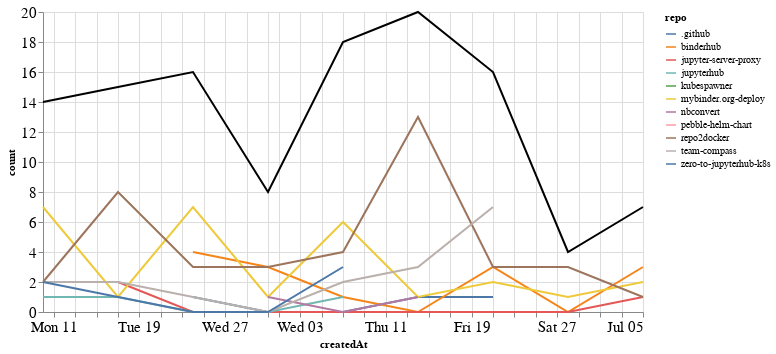

Notebook cell for this chart:
### Markdown cell above
## Comments

### Code cell
comments_time = comments.groupby('repo').resample('W', on='createdAt').count()['author'].reset_index()
comments_time = comments_time.rename(columns={'author': 'count'})
comments_time_total = comments_time.groupby('createdAt').agg({"count": "sum"}).reset_index()
ch1 = alt.Chart(comments_time, width=600).mark_line().encode(
    x='createdAt',
    y='count',
    color='repo',
    tooltip="repo"
)

ch2 = alt.Chart(comments_time_total, width=600).mark_line(color="black").encode(
    x='createdAt',
    y='count',
)

ch1 + ch2

### Figure 1 — Vega-Lite specification as saved in the notebook (floating-point values rounded to 4 significant figures)
{"config": {"axisLeft": {"labelFontSize": 15}, "axisBottom": {"labelFontSize": 15}}, "layer": [{"data": {"name": "data-c6f5855dcba28bef47178cb8fb6b5608"}, "mark": "line", "encoding": {"color": {"type": "nominal", "field": "repo"}, "tooltip": {"type": "nominal", "field": "repo"}, "x": {"type": "temporal", "field": "createdAt"}, "y": {"type": "quantitative", "field": "count"}}, "width": 600}, {"data": {"name": "data-f69db79d948b70d7507ad38e26d457d6"}, "mark": {"type": "line", "color": "black"}, "encoding": {"x": {"type": "temporal", "field": "createdAt"}, "y": {"type": "quantitative", "field": "count"}}, "width": 600}], "$schema": "https://vega.github.io/schema/vega-lite/v4.8.1.json", "datasets": {"data-c6f5855dcba28bef47178cb8fb6b5608": [{"repo": ".github", "createdAt": "2020-05-24T00:00:00", "count": 1}, {"repo": ".github", "createdAt": "2020-05-31T00:00:00", "count": 0}, {"repo": ".github", "createdAt": "2020-06-07T00:00:00", "count": 0}, {"repo": ".github", "createdAt": "2020-06-14T00:00:00", "count": 1}, {"repo": ".github", "createdAt": "2020-06-21T00:00:00", "count": 1}, {"repo": "binderhub", "createdAt": "2020-05-24T00:00:00", "count": 4}, {"repo": "binderhub", "createdAt": "2020-05-31T00:00:00", "count": 3}, {"repo": "binderhub", "createdAt": "2020-06-07T00:00:00", "count": 1}, {"repo": "binderhub", "createdAt": "2020-06-14T00:00:00", "count": 0}, {"repo": "binderhub", "createdAt": "2020-06-21T00:00:00", "count": 3}, {"repo": "binderhub", "createdAt": "2020-06-28T00:00:00", "count": 0}, {"repo": "binderhub", "createdAt": "2020-07-05T00:00:00", "count": 3}, {"repo": "jupyter-server-proxy", "createdAt": "2020-05-17T00:00:00", "count": 2}, {"repo": "jupyter-server-proxy", "createdAt": "2020-05-24T00:00:00", "count": 0}, {"repo": "jupyter-server-proxy", "createdAt": "2020-05-31T00:00:00", "count": 0}, {"repo": "jupyter-server-proxy", "createdAt": "2020-06-07T00:00:00", "count": 0}, {"repo": "jupyter-server-proxy", "createdAt": "2020-06-14T00:00:00", "count": 0}, {"repo": "jupyter-server-proxy", "createdAt": "2020-06-21T00:00:00", "count": 0}, {"repo": "jupyter-server-proxy", "createdAt": "2020-06-28T00:00:00", "count": 0}, {"repo": "jupyter-server-proxy", "createdAt": "2020-07-05T00:00:00", "count": 1}, {"repo": "jupyterhub", "createdAt": "2020-05-10T00:00:00", "count": 1}, {"repo": "jupyterhub", "createdAt": "2020-05-17T00:00:00", "count": 1}, {"repo": "jupyterhub", "createdAt": "2020-05-24T00:00:00", "count": 0}, {"repo": "jupyterhub", "createdAt": "2020-05-31T00:00:00", "count": 0}, {"repo": "jupyterhub", "createdAt": "2020-06-07T00:00:00", "count": 1}, {"repo": "kubespawner", "createdAt": "2020-06-14T00:00:00", "count": 1}, {"repo": "mybinder.org-deploy", "createdAt": "2020-05-10T00:00:00", "count": 7}, {"repo": "mybinder.org-deploy", "createdAt": "2020-05-17T00:00:00", "count": 1}, {"repo": "mybinder.org-deploy", "createdAt": "2020-05-24T00:00:00", "count": 7}, {"repo": "mybinder.org-deploy", "createdAt": "2020-05-31T00:00:00", "count": 1}, {"repo": "mybinder.org-deploy", "createdAt": "2020-06-07T00:00:00", "count": 6}, {"repo": "mybinder.org-deploy", "createdAt": "2020-06-14T00:00:00", "count": 1}, {"repo": "mybinder.org-deploy", "createdAt": "2020-06-21T00:00:00", "count": 2}, {"repo": "mybinder.org-deploy", "createdAt": "2020-06-28T00:00:00", "count": 1}, {"repo": "mybinder.org-deploy", "createdAt": "2020-07-05T00:00:00", "count": 2}, {"repo": "nbconvert", "createdAt": "2020-05-31T00:00:00", "count": 1}, {"repo": "nbconvert", "createdAt": "2020-06-07T00:00:00", "count": 0}, {"repo": "nbconvert", "createdAt": "2020-06-14T00:00:00", "count": 1}, {"repo": "pebble-helm-chart", "createdAt": "2020-06-07T00:00:00", "count": 1}, {"repo": "repo2docker", "createdAt": "2020-05-10T00:00:00", "count": 2}, {"repo": "repo2docker", "createdAt": "2020-05-17T00:00:00", "count": 8}, {"repo": "repo2docker", "createdAt": "2020-05-24T00:00:00", "count": 3}, {"repo": "repo2docker", "createdAt": "2020-05-31T00:00:00", "count": 3}, {"repo": "repo2docker", "createdAt": "2020-06-07T00:00:00", "count": 4}, {"repo": "repo2docker", "createdAt": "2020-06-14T00:00:00", "count": 13}, {"repo": "repo2docker", "createdAt": "2020-06-21T00:00:00", "count": 3}, {"repo": "repo2docker", "createdAt": "2020-06-28T00:00:00", "count": 3}, {"repo": "repo2docker", "createdAt": "2020-07-05T00:00:00", "count": 1}, {"repo": "team-compass", "createdAt": "2020-05-10T00:00:00", "count": 2}, {"repo": "team-compass", "createdAt": "2020-05-17T00:00:00", "count": 2}, {"repo": "team-compass", "createdAt": "2020-05-24T00:00:00", "count": 1}, {"repo": "team-compass", "createdAt": "2020-05-31T00:00:00", "count": 0}, {"repo": "team-compass", "createdAt": "2020-06-07T00:00:00", "count": 2}, {"repo": "team-compass", "createdAt": "2020-06-14T00:00:00", "count": 3}, {"repo": "team-compass", "createdAt": "2020-06-21T00:00:00", "count": 7}, {"repo": "zero-to-jupyterhub-k8s", "createdAt": "2020-05-10T00:00:00", "count": 2}, {"repo": "zero-to-jupyterhub-k8s", "createdAt": "2020-05-17T00:00:00", "count": 1}, {"repo": "zero-to-jupyterhub-k8s", "createdAt": "2020-05-24T00:00:00", "count": 0}, {"repo": "zero-to-jupyterhub-k8s", "createdAt": "2020-05-31T00:00:00", "count": 0}, {"repo": "zero-to-jupyterhub-k8s", "createdAt": "2020-06-07T00:00:00", "count": 3}], "data-f69db79d948b70d7507ad38e26d457d6": [{"createdAt": "2020-05-10T00:00:00", "count": 14}, {"createdAt": "2020-05-17T00:00:00", "count": 15}, {"createdAt": "2020-05-24T00:00:00", "count": 16}, {"createdAt": "2020-05-31T00:00:00", "count": 8}, {"createdAt": "2020-06-07T00:00:00", "count": 18}, {"createdAt": "2020-06-14T00:00:00", "count": 20}, {"createdAt": "2020-06-21T00:00:00", "count": 16}, {"createdAt": "2020-06-28T00:00:00", "count": 4}, {"createdAt": "2020-07-05T00:00:00", "count": 7}]}}
